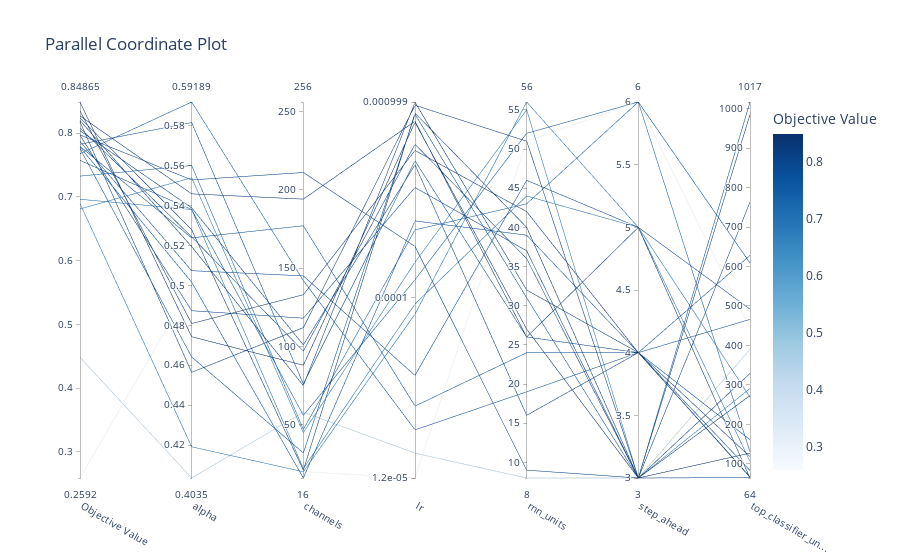

The cell this chart's notebook holds for it:
### Code cell
fig = optuna.visualization.plot_parallel_coordinate(study)
fig.show()
